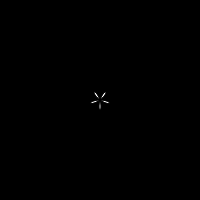
Frame 1 (no input)
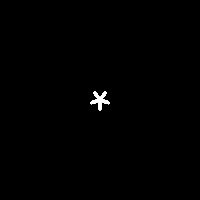
Frame 60 (no input)
Frame 120 (the mouse pressed at the canvas centre since frame 60): identical to frame 60, image omitted

The p5.js sketch that drew these frames (run headless with seeded random() and noise() and a simulated clock; from frame 60 on, the mouse is pressed at the canvas centre):

// p5.js sketch
// ── sketch.js
function setup() {
	angleMode(DEGREES);
	createCanvas(200, 200);
	background(0);
}

function draw() {
translate(height/2, width/2);
beginShape();
for(q=0;q<360;q++){
let x=cos(q)*(10*(sin(5*q)));
let y=sin(q)*(10*(sin(5*q)));
vertex(x,y);
}
endShape();
stroke(255);
}
